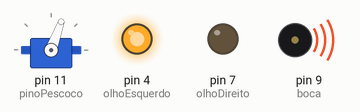
A sketch run on a simulated Arduino Uno, built with avr-gcc and run on an emulated ATmega328P. Parts: servo, output pins drawn as LEDs (lit = HIGH), buzzer (waves = sounding).

Above: at 0.05 s.
At 2.65 s:
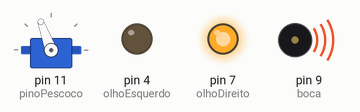
At 4.0 s:
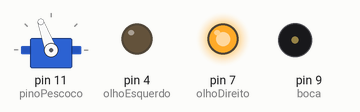
At 5.5 s:
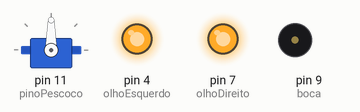
Timing chart, 0 to 6.4 s (numbered marks = the images above):
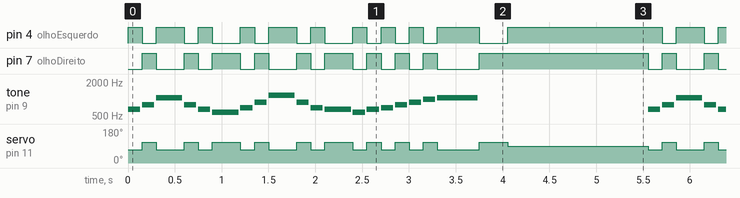

Measured:
- by itself, servo on pin 11 (pinoPescoco): moves between 70° and 110°, repeating every 5.6 s
- by itself, tone on pin 9 (boca): plays 659 Hz for 0.13 s, 784 Hz for 0.13 s, 1047 Hz for 0.28 s, 784 Hz for 0.13 s, 659 Hz for 0.13 s, 587 Hz for 0.28 s … (449 notes in this stretch)
- by itself, pin 7 (olhoDireito): repeats every 5.6 s: LOW 0.30 s, HIGH 0.15 s, LOW 0.15 s, HIGH 0.30 s, LOW 0.15 s, HIGH 0.15 s, LOW 0.30 s, HIGH 0.15 s, LOW 0.15 s, HIGH 0.30 s, 3 × (LOW 0.15 s, HIGH 0.15 s), LOW 0.45 s, HIGH 1.8 s, LOW 0.15 s, HIGH 0.15 s

The sketch:

ArduninaShow.ino
```cpp
#include <Servo.h>

const int olhoEsquerdo = 4;
const int olhoDireito = 7;
const int boca = 9;
const int pinoPescoco = 11;

Servo pescoco;

// Melodia de videogame criada para a Ardunina (0 = pausa)
const int notas[] = {
  659, 784, 1047, 784, 659, 587,
  698, 880, 1175, 880, 698, 659,
  587, 659, 698, 784, 880, 988, 1047, 0
};
// Duração de cada nota, em milissegundos
const int tempos[] = {
  150, 150, 300, 150, 150, 300,
  150, 150, 300, 150, 150, 300,
  150, 150, 150, 150, 150, 150, 450, 300
};
const int totalDeNotas = 20;

void setup() {
  pinMode(olhoEsquerdo, OUTPUT);
  pinMode(olhoDireito, OUTPUT);
  pinMode(boca, OUTPUT);
  pescoco.attach(pinoPescoco);
  pescoco.write(90);
}

void loop() {
  for (int i = 0; i < totalDeNotas; i++) {
    if (i % 2 == 0) {
      digitalWrite(olhoEsquerdo, HIGH);
      digitalWrite(olhoDireito, LOW);
      pescoco.write(70);
    } else {
      digitalWrite(olhoEsquerdo, LOW);
      digitalWrite(olhoDireito, HIGH);
      pescoco.write(110);
    }
    if (notas[i] > 0) {
      tone(boca, notas[i], tempos[i] - 20);
    }
    delay(tempos[i]);
  }
  digitalWrite(olhoEsquerdo, HIGH);
  digitalWrite(olhoDireito, HIGH);
  pescoco.write(90);
  delay(1500);
}
```
